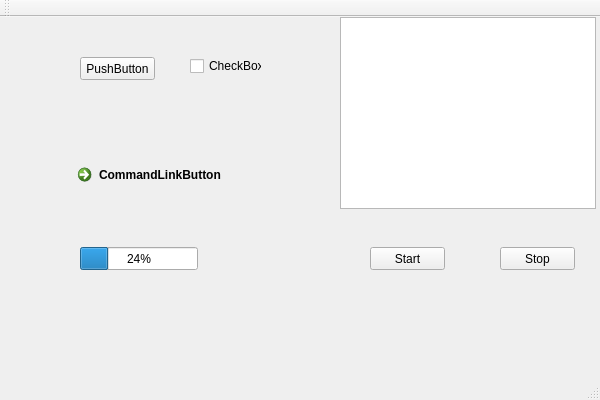
<ui version="4.0" >
 <class>eventsenderClass</class>
 <widget class="QMainWindow" name="eventsenderClass" >
  <property name="geometry" >
   <rect>
    <x>0</x>
    <y>0</y>
    <width>600</width>
    <height>400</height>
   </rect>
  </property>
  <property name="windowTitle" >
   <string>eventsender</string>
  </property>
  <widget class="QWidget" name="centralWidget" >
   <widget class="QPushButton" name="pushButton" >
    <property name="geometry" >
     <rect>
      <x>80</x>
      <y>40</y>
      <width>75</width>
      <height>23</height>
     </rect>
    </property>
    <property name="text" >
     <string>PushButton</string>
    </property>
   </widget>
   <widget class="QCheckBox" name="checkBox" >
    <property name="geometry" >
     <rect>
      <x>190</x>
      <y>40</y>
      <width>72</width>
      <height>18</height>
     </rect>
    </property>
    <property name="text" >
     <string>CheckBox</string>
    </property>
   </widget>
   <widget class="QCommandLinkButton" name="commandLinkButton" >
    <property name="geometry" >
     <rect>
      <x>70</x>
      <y>140</y>
      <width>168</width>
      <height>41</height>
     </rect>
    </property>
    <property name="text" >
     <string>CommandLinkButton</string>
    </property>
   </widget>
   <widget class="QProgressBar" name="progressBar" >
    <property name="geometry" >
     <rect>
      <x>80</x>
      <y>230</y>
      <width>118</width>
      <height>23</height>
     </rect>
    </property>
    <property name="value" >
     <number>24</number>
    </property>
   </widget>
   <widget class="QTextBrowser" name="textBrowser" >
    <property name="geometry" >
     <rect>
      <x>340</x>
      <y>0</y>
      <width>256</width>
      <height>192</height>
     </rect>
    </property>
   </widget>
   <widget class="QPushButton" name="pushButton_2" >
    <property name="geometry" >
     <rect>
      <x>370</x>
      <y>230</y>
      <width>75</width>
      <height>23</height>
     </rect>
    </property>
    <property name="text" >
     <string>Start</string>
    </property>
   </widget>
   <widget class="QPushButton" name="pushButton_3" >
    <property name="geometry" >
     <rect>
      <x>500</x>
      <y>230</y>
      <width>75</width>
      <height>23</height>
     </rect>
    </property>
    <property name="text" >
     <string>Stop</string>
    </property>
   </widget>
  </widget>
  <widget class="QMenuBar" name="menuBar" >
   <property name="geometry" >
    <rect>
     <x>0</x>
     <y>0</y>
     <width>600</width>
     <height>21</height>
    </rect>
   </property>
  </widget>
  <widget class="QToolBar" name="mainToolBar" >
   <attribute name="toolBarArea" >
    <enum>TopToolBarArea</enum>
   </attribute>
   <attribute name="toolBarBreak" >
    <bool>false</bool>
   </attribute>
  </widget>
  <widget class="QStatusBar" name="statusBar" />
 </widget>
 <layoutdefault spacing="6" margin="11" />
 <resources/>
 <connections/>
</ui>
